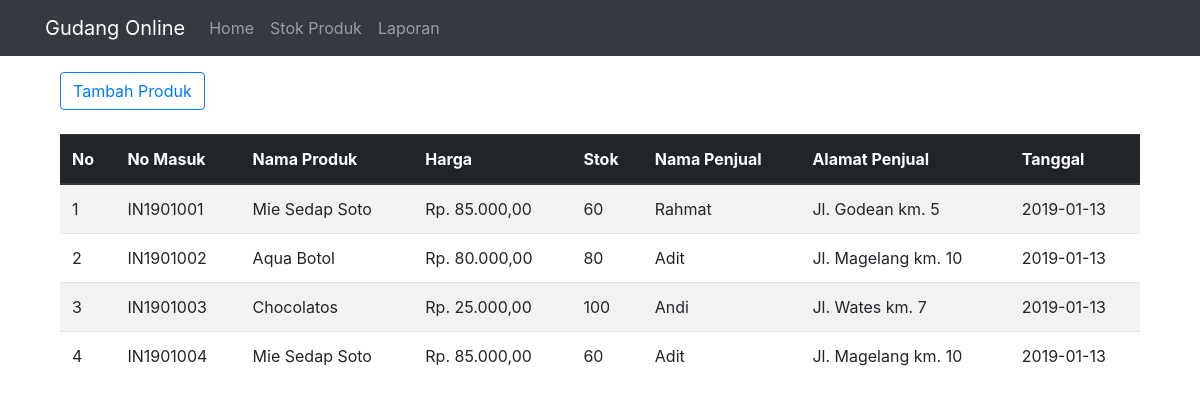
/index.php/laporan, run on the app's committed database.
### tables this page shows
CREATE TABLE `barangmasuk` (
  `no_masuk` varchar(11) NOT NULL,
  `id_produk` int(11) NOT NULL,
  `id_penjual` varchar(11) NOT NULL,
  `tgl_masuk` date NOT NULL,
  `stok` int(11) NOT NULL,
  `harga` int(11) NOT NULL
);

CREATE TABLE `produk` (
  `id_produk` int(11) NOT NULL,
  `nama_produk` varchar(50) NOT NULL,
  `id_kategori` int(11) NOT NULL,
  `merk` varchar(50) NOT NULL,
  `harga` int(100) NOT NULL,
  `stok` int(50) NOT NULL,
  `id_satuan` int(11) NOT NULL
);

CREATE TABLE `penjual` (
  `id_penjual` varchar(11) NOT NULL,
  `nama_penjual` varchar(50) NOT NULL,
  `alamat_penjual` varchar(100) NOT NULL
);

### application/controllers/laporan.php (called while the page is built, shortened)
<?php
class laporan extends CI_controller{
    public function __construct()
    {
        $this->load->model('Laporan_model');
    }
    public function index()
    {
        $data['judul'] = 'Laporan Produk Masuk';
        $data['join'] = $this->Laporan_model->joinmasuk();
        $this->load->view('templates/header', $data);
        $this->load->view('laporan/index', $data);
        $this->load->view('templates/footer');
    }
}

### index.php (called while the page is built, shortened)
<?php
require_once BASEPATH.'core/CodeIgniter.php';

### application/models/Laporan_model.php (called while the page is built, shortened)
<?php
class Laporan_model extends CI_model {
    public function joinmasuk()
    {
        $this->db->select('*');
        $this->db->from('barangmasuk');
        $this->db->join('produk', 'produk.id_produk=barangmasuk.id_produk');
        $this->db->join('penjual', 'penjual.id_penjual=barangmasuk.id_penjual');
        $query=$this->db->get();
        return $query->result_array();
    }
}

### application/views/laporan/index.php (the view)
<div class="container mt-3">
    <div class="col md-3">
    <a class="btn btn-outline-primary" href="<?= base_url(); ?>produk" role="button">Tambah Produk</a>
    <br><br>
        <table class="table table-striped">
            <thead class="thead-dark">
                <tr>
                    <th scope="col">No</th>
                    <th scope="col">No Masuk</th>
                    <th scope="col">Nama Produk</th>
                    <th scope="col">Harga</th>
                    <th scope="col">Stok</th>
                    <th scope="col">Nama Penjual</th>
                    <th scope="col">Alamat Penjual</th>
                    <th scope="col">Tanggal</th>
                </tr>
            </thead>
            <tbody>
            <?php $no=1; foreach($join as $row) {?>
                <tr>
                    <td><?= $no; ?></td>
                    <td><?= $row['no_masuk']; ?></td>
                    <td><?= $row['nama_produk']; ?></td>
                    <td>Rp. <?= number_format($row['harga'],2,',','.'); ?></td>
                    <td><?= $row['stok']; ?></td>
                    <td><?= $row['nama_penjual']; ?></td>
                    <td><?= $row['alamat_penjual'] ?></td>
                    <td><?= $row['tgl_masuk']; ?></td>
                </tr>
            <?php $no++; } ?>
            </tbody>
        </table>
    </div>
</div>

### data on the page
barangmasuk: no_masuk "IN1901001", id_produk.nama_produk "Mie Sedap Soto", id_produk.harga "85.000,00", id_produk.stok "60", id_penjual.nama_penjual "Rahmat", id_penjual.alamat_penjual "Jl. Godean km. 5", tgl_masuk "2019-01-13"
barangmasuk: no_masuk "IN1901002", id_produk.nama_produk "Aqua Botol", id_produk.harga "80.000,00", id_produk.stok "80", id_penjual.nama_penjual "Adit", id_penjual.alamat_penjual "Jl. Magelang km. 10", tgl_masuk "2019-01-13"
barangmasuk: no_masuk "IN1901003", id_produk.nama_produk "Chocolatos", id_produk.harga "25.000,00", id_produk.stok "100", id_penjual.nama_penjual "Andi", id_penjual.alamat_penjual "Jl. Wates km. 7", tgl_masuk "2019-01-13"
barangmasuk: no_masuk "IN1901004", id_produk.nama_produk "Mie Sedap Soto", id_produk.harga "85.000,00", id_produk.stok "60", id_penjual.nama_penjual "Adit", id_penjual.alamat_penjual "Jl. Magelang km. 10", tgl_masuk "2019-01-13"
